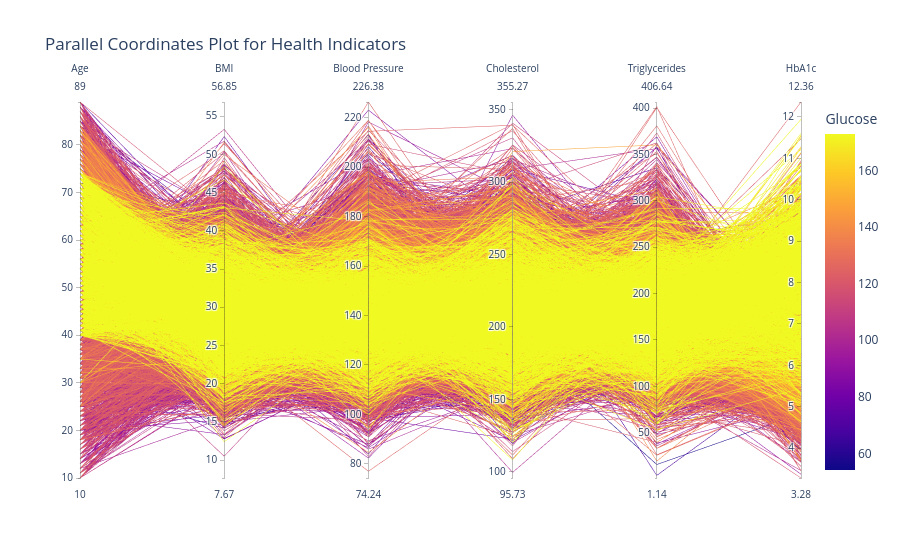

Notebook code for this chart:
### Markdown cell above
__Parallel Coordinates Plot__ for Health Indicators :

A Parallel Coordinates Plot is a multivariate visualization used to compare many variables across multiple observations.

### Code cell
fig = px.parallel_coordinates(
    df,
    dimensions=['Age', 'BMI', 'Blood Pressure', 'Cholesterol', 'Triglycerides', 'HbA1c'],
    color='Glucose',
    title='Parallel Coordinates Plot for Health Indicators'
)

fig.show()

# Each colored line represents one individual record in the dataset.
# The lines connect values across the variables, showing relationships between multiple variables at once.
# The color scale represents Glucose levels.

### Figure 1 — Plotly figure (JSON) as saved in the notebook; plotly's stock layout.template omitted (floating-point values rounded to 4 significant figures; data arrays with more than 128 entries replaced by an {"elided": "..."} marker saying what was removed)
{"data": [{"dimensions": [{"label": "Age", "values": {"elided": "25088 int values"}}, {"label": "BMI", "values": {"elided": "25088 float values"}}, {"label": "Blood Pressure", "values": {"elided": "25088 float values"}}, {"label": "Cholesterol", "values": {"elided": "25088 float values"}}, {"label": "Triglycerides", "values": {"elided": "25088 float values"}}, {"label": "HbA1c", "values": {"elided": "25088 float values"}}], "domain": {"x": [0, 1], "y": [0, 1]}, "line": {"color": {"elided": "25088 float values"}, "coloraxis": "coloraxis"}, "name": "", "type": "parcoords"}], "layout": {"coloraxis": {"colorbar": {"title": {"text": "Glucose"}}, "colorscale": [[0, "#0d0887"], [0.1111, "#46039f"], [0.2222, "#7201a8"], [0.3333, "#9c179e"], [0.4444, "#bd3786"], [0.5556, "#d8576b"], [0.6667, "#ed7953"], [0.7778, "#fb9f3a"], [0.8889, "#fdca26"], [1, "#f0f921"]]}, "legend": {"tracegroupgap": 0}, "title": {"text": "Parallel Coordinates Plot for Health Indicators"}}}
